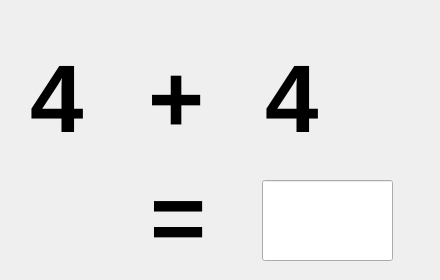
<?xml version="1.0" encoding="UTF-8"?>
<ui version="4.0">
 <class>Jeu_Ui_Calculate</class>
 <widget class="QWidget" name="Jeu_Ui_Calculate">
  <property name="geometry">
   <rect>
    <x>0</x>
    <y>0</y>
    <width>440</width>
    <height>280</height>
   </rect>
  </property>
  <property name="sizePolicy">
   <sizepolicy hsizetype="Fixed" vsizetype="Fixed">
    <horstretch>0</horstretch>
    <verstretch>0</verstretch>
   </sizepolicy>
  </property>
  <property name="windowTitle">
   <string>Form</string>
  </property>
  <widget class="QLabel" name="Number2_2">
   <property name="geometry">
    <rect>
     <x>150</x>
     <y>160</y>
     <width>61</width>
     <height>116</height>
    </rect>
   </property>
   <property name="font">
    <font>
     <pointsize>72</pointsize>
     <weight>75</weight>
     <bold>true</bold>
    </font>
   </property>
   <property name="text">
    <string>=</string>
   </property>
  </widget>
  <widget class="QLineEdit" name="AswerField">
   <property name="geometry">
    <rect>
     <x>262</x>
     <y>180</y>
     <width>131</width>
     <height>81</height>
    </rect>
   </property>
   <property name="font">
    <font>
     <pointsize>72</pointsize>
     <weight>75</weight>
     <bold>true</bold>
    </font>
   </property>
  </widget>
  <widget class="QWidget" name="">
   <property name="geometry">
    <rect>
     <x>30</x>
     <y>40</y>
     <width>303</width>
     <height>118</height>
    </rect>
   </property>
   <layout class="QHBoxLayout" name="horizontalLayout">
    <property name="spacing">
     <number>50</number>
    </property>
    <item>
     <widget class="QLabel" name="Number1">
      <property name="font">
       <font>
        <pointsize>72</pointsize>
        <weight>75</weight>
        <bold>true</bold>
       </font>
      </property>
      <property name="text">
       <string>4</string>
      </property>
     </widget>
    </item>
    <item>
     <widget class="QLabel" name="Operation">
      <property name="font">
       <font>
        <pointsize>72</pointsize>
        <weight>75</weight>
        <bold>true</bold>
       </font>
      </property>
      <property name="text">
       <string>+</string>
      </property>
     </widget>
    </item>
    <item>
     <widget class="QLabel" name="Number2">
      <property name="font">
       <font>
        <pointsize>72</pointsize>
        <weight>75</weight>
        <bold>true</bold>
       </font>
      </property>
      <property name="text">
       <string>4</string>
      </property>
     </widget>
    </item>
   </layout>
  </widget>
 </widget>
 <resources/>
 <connections/>
</ui>
